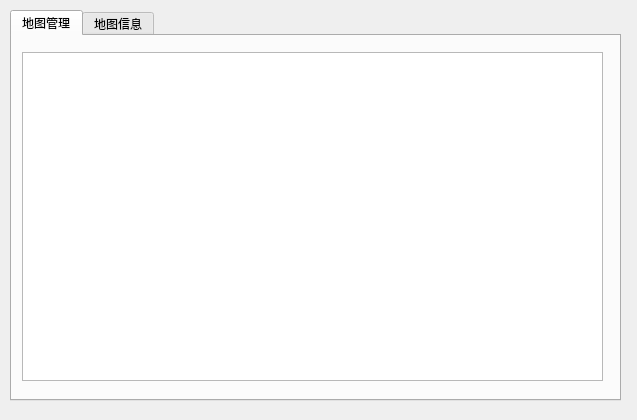
<?xml version="1.0" encoding="UTF-8"?>
<ui version="4.0">
 <class>Mapwidget</class>
 <widget class="QWidget" name="Mapwidget">
  <property name="geometry">
   <rect>
    <x>0</x>
    <y>0</y>
    <width>637</width>
    <height>420</height>
   </rect>
  </property>
  <property name="windowTitle">
   <string>Form</string>
  </property>
  <widget class="QWidget" name="verticalLayoutWidget">
   <property name="geometry">
    <rect>
     <x>10</x>
     <y>10</y>
     <width>611</width>
     <height>391</height>
    </rect>
   </property>
   <layout class="QVBoxLayout" name="verticalLayout">
    <item>
     <widget class="QTabWidget" name="tabWidget">
      <property name="currentIndex">
       <number>0</number>
      </property>
      <widget class="QWidget" name="tab">
       <attribute name="title">
        <string>地图管理</string>
       </attribute>
       <widget class="QWidget" name="verticalLayoutWidget_2">
        <property name="geometry">
         <rect>
          <x>0</x>
          <y>0</y>
          <width>601</width>
          <height>361</height>
         </rect>
        </property>
        <layout class="QVBoxLayout" name="verticalLayout_2">
         <item>
          <widget class="QWidget" name="widget" native="true">
           <widget class="QWidget" name="verticalLayoutWidget_3">
            <property name="geometry">
             <rect>
              <x>10</x>
              <y>10</y>
              <width>581</width>
              <height>341</height>
             </rect>
            </property>
            <layout class="QVBoxLayout" name="verticalLayout_3">
             <item>
              <widget class="QWidget" name="widget_2" native="true"/>
             </item>
             <item>
              <widget class="QTableView" name="tableView"/>
             </item>
             <item>
              <widget class="QWidget" name="widget_3" native="true"/>
             </item>
            </layout>
           </widget>
          </widget>
         </item>
        </layout>
       </widget>
      </widget>
      <widget class="QWidget" name="tab_2">
       <attribute name="title">
        <string>地图信息</string>
       </attribute>
      </widget>
     </widget>
    </item>
   </layout>
  </widget>
 </widget>
 <resources/>
 <connections/>
</ui>
